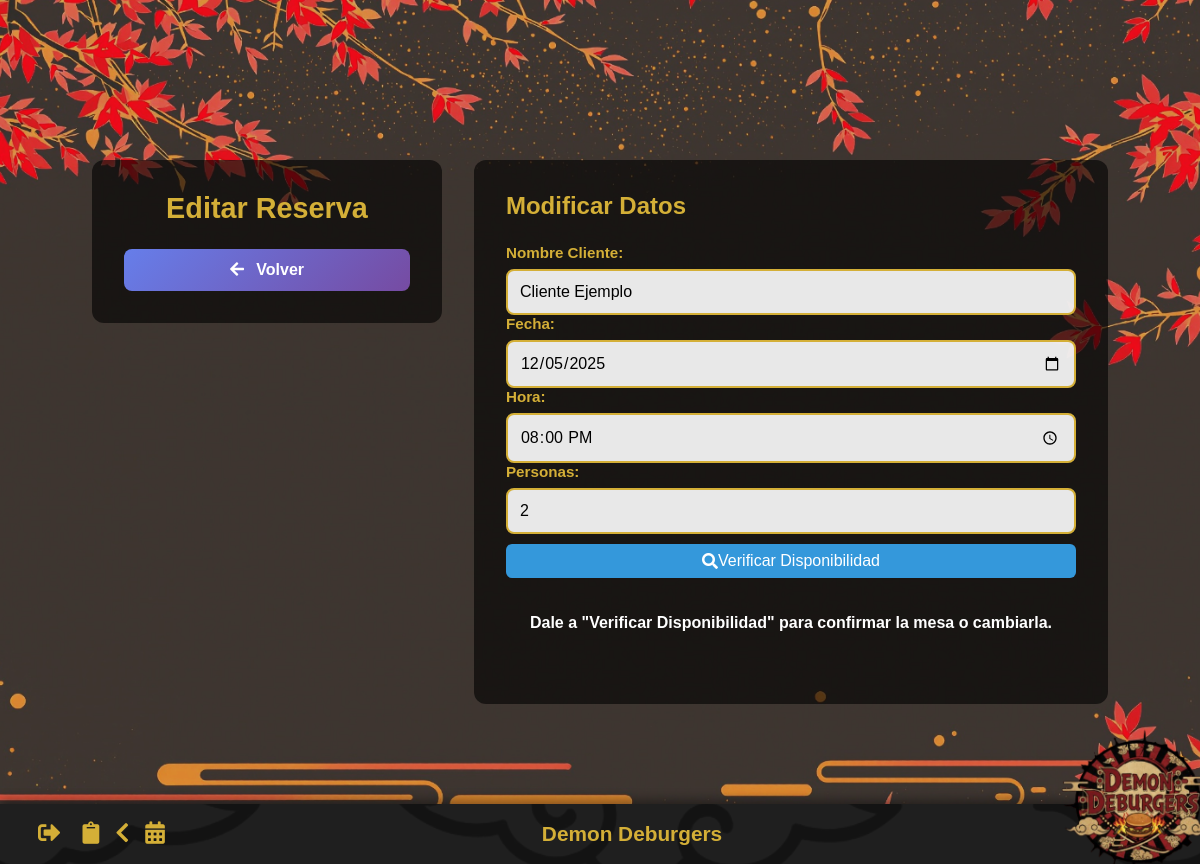
The page /views/editar_reserva.php?id=1 (signed in) on the database its author committed.
### tables this page shows
CREATE TABLE reservas (
    id_reserva INT AUTO_INCREMENT PRIMARY KEY,
    id_usuario INT NOT NULL,
    id_recurso INT NOT NULL,
    nombre_cliente VARCHAR(100) NOT NULL,
    personas INT NOT NULL,
    fecha DATE NOT NULL,
    hora_inicio TIME NOT NULL,
    hora_final TIME
);

### views/editar_reserva.php (the view, shortened to what this page needs)
<?php
require_once('../includes/conexion.php');
$id_reserva = (int)$_GET['id'];
$reserva = null;
try {
    $stmt = $conn->prepare("SELECT * FROM reservas WHERE id_reserva = ?");
    $stmt->execute([$id_reserva]);
    $reserva = $stmt->fetch(PDO::FETCH_ASSOC);
} catch (PDOException $e) {
    die("Error: " . $e->getMessage());
}
$fecha = $_GET['fecha'] ?? $reserva['fecha'];
$hora = $_GET['hora'] ?? date('H:i', strtotime($reserva['hora_inicio']));
$personas = $_GET['personas'] ?? $reserva['personas'];
$nombre_cliente = $_GET['nombre_cliente'] ?? $reserva['nombre_cliente'];
$id_recurso_actual = $reserva['id_recurso'];
$mesas_disponibles = [];
$busqueda_realizada = false;
?>
<!DOCTYPE html>
<html lang="es">
<head>
    <link rel="stylesheet" href="../css/styles.css">
    <link rel="stylesheet" href="https://cdnjs.cloudflare.com/ajax/libs/font-awesome/5.15.4/css/all.min.css">
</head>
<body class="body-restaurante">
    <div class="trabajadores-container">
        <aside class="trabajadores-sidebar">
            <h1 class="trabajadores-title">Editar Reserva</h1>
            <a href="reservas.php" class="btn-new-user">
                <i class="fas fa-arrow-left"></i> Volver
            </a>
        </aside>
        <section class="trabajadores-list-section">
            <h2 class="trabajadores-subtitle">Modificar Datos</h2>
            <form action="" method="GET" class="form-reserva" id="formBuscar">
                <div class="form-group">
                    <label>Nombre Cliente:</label>
                    <input type="text" name="nombre_cliente" value="<?= htmlspecialchars($nombre_cliente) ?>" required class="form-control">
                </div>
                <div class="form-group">
                    <label>Fecha:</label>
                    <input type="date" name="fecha" id="fechaReserva" value="<?= htmlspecialchars($fecha) ?>" min="<?= date('Y-m-d') ?>" required class="form-control">
                </div>
                <div class="form-group">
                    <label>Hora:</label>
                    <input type="time" name="hora" value="<?= htmlspecialchars($hora) ?>" required class="form-control">
                </div>
                <div class="form-group">
                    <label>Personas:</label>
                    <input type="number" name="personas" value="<?= htmlspecialchars($personas) ?>" min="1" required class="form-control">
                </div>
                <button type="submit" name="check" value="1" class="btn-action btn-edit" style="width:100%; margin-top:10px;">
                    <i class="fas fa-search"></i> Verificar Disponibilidad
                </button>
            </form>
            <?php if ($busqueda_realizada): ?>
                <h3 style="margin-top: 20px; color: #d4af37;">Mesas Disponibles</h3>
                <?php if (empty($mesas_disponibles)): ?>
                    <p class="no-data">No hay mesas disponibles para esa capacidad y horario.</p>
                <?php else: ?>
                    <form action="../proc/proc_editar_reserva.php" method="POST">
                        <input type="hidden" name="id_reserva" value="<?= $id_reserva ?>">
                        <input type="hidden" name="nombre_cliente" value="<?= htmlspecialchars($nombre_cliente) ?>">
                        <input type="hidden" name="fecha" value="<?= htmlspecialchars($fecha) ?>">
                        <input type="hidden" name="hora" value="<?= htmlspecialchars($hora) ?>">
                        <input type="hidden" name="personas" value="<?= htmlspecialchars($personas) ?>">
                        <div class="mesas-grid" style="display: flex; flex-wrap: wrap; gap: 10px; margin-top: 15px;">
                            <?php foreach ($mesas_disponibles as $mesa): ?>
                                <?php
                                    $checked = ($mesa['id_recurso'] == $id_recurso_actual) ? 'checked' : '';
                                    $style = ($mesa['id_recurso'] == $id_recurso_actual) ? 'border-color: #d4af37; background: rgba(212, 175, 55, 0.2);' : 'border: 1px solid #444; background: rgba(0,0,0,0.5);';
                                ?>
                                <label class="mesa-option" style="<?= $style ?> padding: 10px; border-radius: 5px; cursor: pointer;">
                                    <input type="radio" name="id_recurso" value="<?= $mesa['id_recurso'] ?>" <?= $checked ?> required>
                                    <strong><?= htmlspecialchars($mesa['nombre']) ?></strong><br>
                                    <small><?= htmlspecialchars($mesa['nombre_sala']) ?></small><br>
                                    <span style="color: #2ecc71;"><?= $mesa['capacidad'] ?> pax</span>
                                </label>
                            <?php endforeach; ?>
                        </div>
                        <button type="submit" class="btn-action btn-edit" style="width:100%; margin-top:20px; background-color: #2ecc71;">
                            <i class="fas fa-save"></i> Guardar Cambios
                        </button>
                    </form>
                <?php endif; ?>
            <?php else: ?>
                <div class="alert alert-info" style="margin-top: 20px;">
                    Dale a "Verificar Disponibilidad" para confirmar la mesa o cambiarla.
                </div>
            <?php endif; ?>
        </section>
    </div>
    <?php include '../includes/footer.php'; ?>
</body>
</html>

### css/styles.css (style rules this page uses)
.body-restaurante { margin: 0; font-family: "Poppins", sans-serif; background-image: url("../img/fondo_escritorio.png"); background-size: cover; background-position: center; min-height: 100vh; display: flex; flex-wrap: wrap; justify-content: center; align-items: center; gap: 1.5rem; padding: 2rem; }
.trabajadores-container { max-width: 1400px; margin: 0 auto; padding: 2rem; display: grid; grid-template-columns: 350px 1fr; gap: 2rem; }
.trabajadores-sidebar { background: rgba(0, 0, 0, 0.6); border-radius: 12px; padding: 2rem; color: #fff; height: fit-content; position: sticky; top: 20px; }
.trabajadores-title { color: #d4af37; margin: 0 0 1.5rem; font-size: 1.8rem; text-align: center; }
.form-group { display: flex; flex-direction: column; gap: 0.5rem; }
.form-group label { color: #d4af37; font-weight: bold; font-size: 0.95rem; }
.form-group input, .form-group select { padding: 0.75rem; border: 2px solid #d4af37; border-radius: 8px; background: rgba(255, 255, 255, 0.9); font-family: 'Poppins', sans-serif; font-size: 1rem; transition: all 0.3s ease; }
.trabajadores-list-section { background: rgba(0, 0, 0, 0.6); border-radius: 12px; padding: 2rem; color: #fff; }
.trabajadores-subtitle { color: #d4af37; margin: 0 0 1.5rem; font-size: 1.5rem; }
.btn-action { padding: 0.5rem 0.75rem; border: none; border-radius: 6px; cursor: pointer; transition: all 0.3s ease; color: #fff; font-size: 1rem; text-decoration: none; display: inline-flex; align-items: center; justify-content: center; }
.btn-edit { background: #3498db; }
.btn-new-user { display: block; width: 100%; padding: 0.75rem 1rem; background: linear-gradient(135deg, #667eea 0%, #764ba2 100%); color: #fff; text-decoration: none; border-radius: 8px; text-align: center; font-weight: bold; transition: all 0.3s ease; box-sizing: border-box; }
.btn-new-user i { margin-right: 0.5rem; }
.alert { padding: 1rem 1.5rem; border-radius: 8px; margin-bottom: 1.5rem; font-weight: bold; font-size: 1rem; }

### rows shown on the page
reservas: nombre_cliente "Cliente Ejemplo", fecha "12/05/2025", hora "20:00", personas "2"
